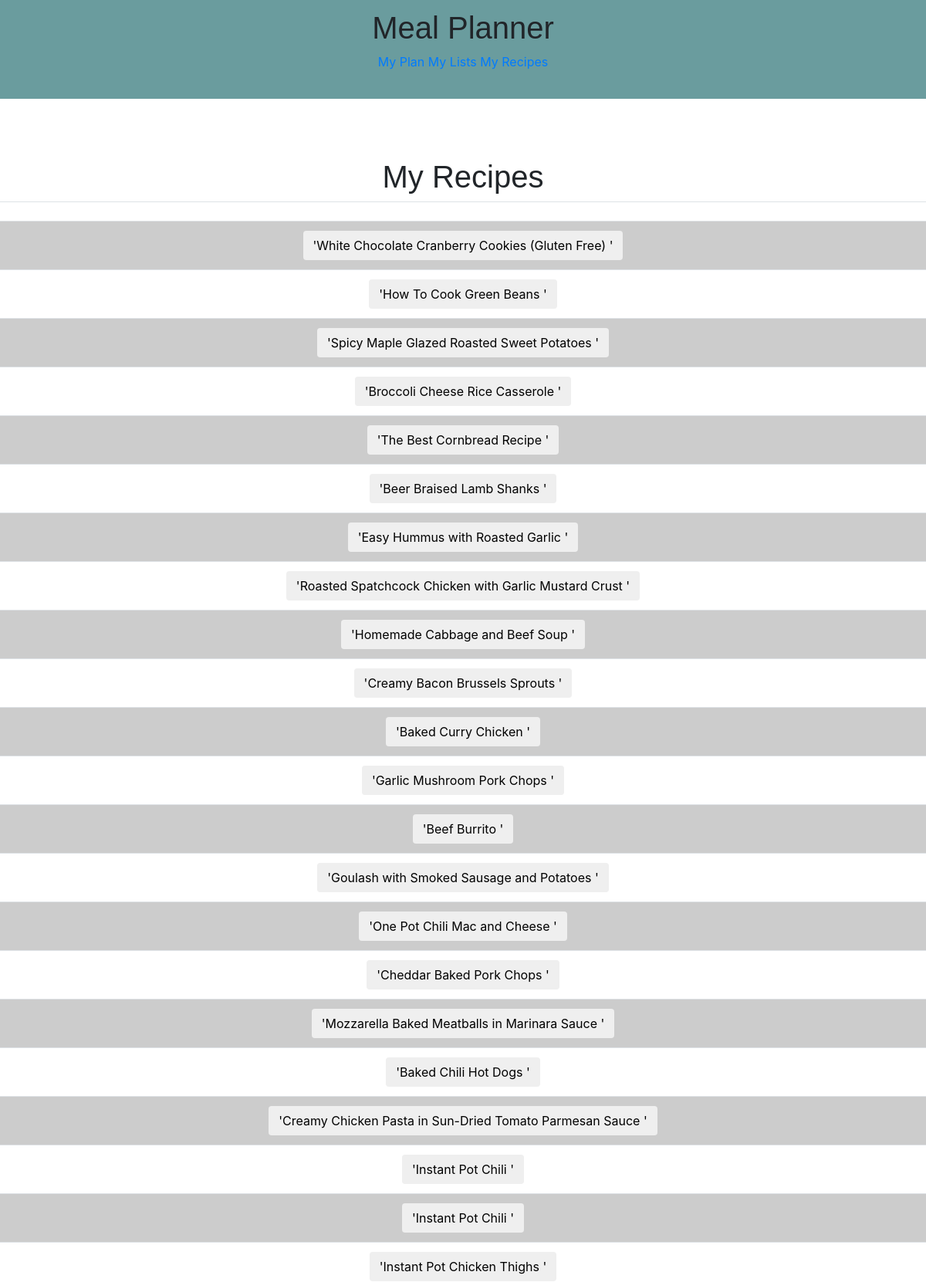
/myrecipes (upper part), run on the app's committed database.
### app/models.py (models this page shows, shortened)
class myRecList(db.Model):
    __tablename__ = 'myRecList'
    recipeID = db.Column(db.Integer, primary_key=True, index=True)
    name = db.Column(db.Text, nullable=False)
    url = db.Column(db.Text, nullable=False)

### app/routes.py (the view)
@app.route('/myrecipes', methods=['GET', 'POST'])
def myrecipes():
    headings = ("Recipe Name")
    data = db.session.query(myRecList.name).all()
    if request.method == 'POST':
        input = 'White Chocolate Cranberry Cookies (Gluten Free)  '
        id = db.session.execute("Select recipeID From myRecList Where name=:param", {'param':input})
        return recipe_results(id.fetchone()[0])
    return render_template('myrecipes.html', headings=headings, data=data)

### app/templates/myrecipes.html (shortened to what this page needs)
{% extends "layout.html" %}
{% block body %}
<h1>My Recipes</h1>
<table class='table'>
  <tr class='table_header' >
    <th> {{header}}</th>
  </tr>
    {% for row in data %}
    <tr class= 'table_row'>
      {% for cell in row %}
      <td class = 'table_row'>
        <form method="POST">
          <button class='btn'>'{{cell}}'</button>
        </form>
      </td>
      {% endfor %}
    </tr>
    {% endfor %}
</table>
{% endblock %}

### app/templates/layout.html (style rules this page uses)
h1 { font-family: 'Trebuchet MS', 'Lucida Sans Unicode', 'Lucida Grande', 'Lucida Sans', Arial, sans-serif; text-align: center; }
table { position: relative; text-align: center; }
form { position: relative; }
tr:nth-child(even) { background: #CCC }
tr:nth-child(odd) { background: #FFF }

### data on the page
myRecList: name "White Chocolate Cranberry Cookies (Gluten Free)"
myRecList: name "How To Cook Green Beans"
myRecList: name "Spicy Maple Glazed Roasted Sweet Potatoes"
myRecList: name "Broccoli Cheese Rice Casserole"
myRecList: name "The Best Cornbread Recipe"
myRecList: name "Beer Braised Lamb Shanks"
myRecList: name "Easy Hummus with Roasted Garlic"
myRecList: name "Roasted Spatchcock Chicken with Garlic Mustard Crust"
myRecList: name "Homemade Cabbage and Beef Soup"
myRecList: name "Creamy Bacon Brussels Sprouts"
myRecList: name "Baked Curry Chicken"
myRecList: name "Garlic Mushroom Pork Chops"
myRecList: name "Beef Burrito"
myRecList: name "Goulash with Smoked Sausage and Potatoes"
myRecList: name "One Pot Chili Mac and Cheese"
myRecList: name "Cheddar Baked Pork Chops"
myRecList: name "Mozzarella Baked Meatballs in Marinara Sauce"
myRecList: name "Baked Chili Hot Dogs"
myRecList: name "Creamy Chicken Pasta in Sun-Dried Tomato Parmesan Sauce"
myRecList: name "Instant Pot Chili"
myRecList: name "Instant Pot Chili"
myRecList: name "Instant Pot Chicken Thighs"
